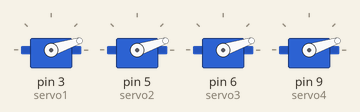
The sketch below on a simulated Arduino Uno, built with avr-gcc and run on an emulated ATmega328P. Parts: 4 × servo.

Above: at 0.05 s.
At 0.2 s:
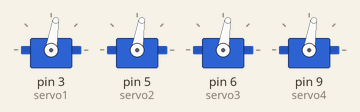
At 0.3 s:
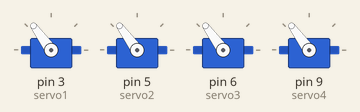
At 0.4 s:
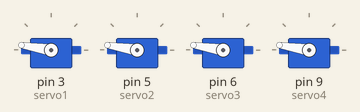
At 0.6 s:
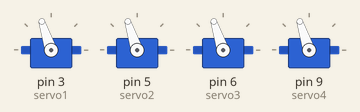
At 0.75 s:
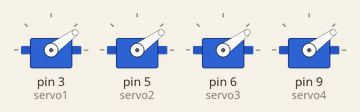
Timing chart, 0 to 3.0 s (numbered marks = the images above):
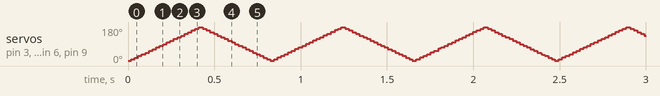

The sketch:

multiple_servo.ino
```cpp
#include <Servo.h>

Servo servo1;
Servo servo2;
Servo servo3;
Servo servo4;

int i = 0;

void setup() {
  servo1.attach(3);
  servo2.attach(5);
  servo3.attach(6);
  servo4.attach(9);
}

void loop() {
  for (i = 1; i <=180; i++) {
    servo1.write(i);
    servo2.write(i);
    servo3.write(i);
    servo4.write(i);
    delay(2);
  }
  for (i = 180; i > 0; i--) {
    servo1.write(i);
    servo2.write(i);
    servo3.write(i);
    servo4.write(i);
    delay(2);
  }

}
```
